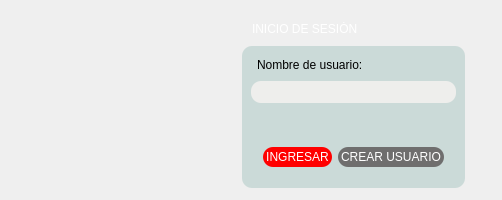
             <widget class="QWidget" name="logInPage">
              <property name="styleSheet">
               <string notr="true"/>
              </property>
              <layout class="QHBoxLayout" name="horizontalLayout_24">
               <item>
                <widget class="QWidget" name="widget_5" native="true">
                 <property name="autoFillBackground">
                  <bool>false</bool>
                 </property>
                 <layout class="QHBoxLayout" name="horizontalLayout_25">
                  <property name="spacing">
                   <number>0</number>
                  </property>
                  <property name="leftMargin">
                   <number>0</number>
                  </property>
                  <property name="topMargin">
                   <number>0</number>
                  </property>
                  <property name="rightMargin">
                   <number>0</number>
                  </property>
                  <property name="bottomMargin">
                   <number>0</number>
                  </property>
                  <item>
                   <widget class="QWidget" name="widget_12" native="true">
                    <property name="minimumSize">
                     <size>
                      <width>230</width>
                      <height>0</height>
                     </size>
                    </property>
                    <property name="maximumSize">
                     <size>
                      <width>16777215</width>
                      <height>16777215</height>
                     </size>
                    </property>
                    <property name="autoFillBackground">
                     <bool>false</bool>
                    </property>
                    <property name="styleSheet">
                     <string notr="true">background-color: transparent;</string>
                    </property>
                    <layout class="QHBoxLayout" name="horizontalLayout_27">
                     <property name="spacing">
                      <number>0</number>
                     </property>
                     <property name="leftMargin">
                      <number>0</number>
                     </property>
                     <property name="topMargin">
                      <number>0</number>
                     </property>
                     <property name="rightMargin">
                      <number>0</number>
                     </property>
                     <property name="bottomMargin">
                      <number>0</number>
                     </property>
                     <item alignment="Qt::AlignLeft|Qt::AlignTop">
                      <widget class="QLabel" name="label_19">
                       <property name="autoFillBackground">
                        <bool>false</bool>
                       </property>
                       <property name="text">
                        <string/>
                       </property>
                       <property name="pixmap">
                        <pixmap resource="resources.qrc">:/icons/icons/Univalle.svg</pixmap>
                       </property>
                       <property name="scaledContents">
                        <bool>false</bool>
                       </property>
                      </widget>
                     </item>
                    </layout>
                   </widget>
                  </item>
                  <item>
                   <widget class="QWidget" name="widget_8" native="true">
                    <property name="sizePolicy">
                     <sizepolicy hsizetype="Preferred" vsizetype="Expanding">
                      <horstretch>0</horstretch>
                      <verstretch>0</verstretch>
                     </sizepolicy>
                    </property>
                    <property name="autoFillBackground">
                     <bool>false</bool>
                    </property>
                    <property name="styleSheet">
                     <string notr="true">background-color: transparent;</string>
                    </property>
                    <layout class="QVBoxLayout" name="verticalLayout_19">
                     <property name="spacing">
                      <number>0</number>
                     </property>
                     <property name="leftMargin">
                      <number>0</number>
                     </property>
                     <property name="topMargin">
                      <number>0</number>
                     </property>
                     <property name="rightMargin">
                      <number>0</number>
                     </property>
                     <property name="bottomMargin">
                      <number>0</number>
                     </property>
                     <item alignment="Qt::AlignHCenter|Qt::AlignVCenter">
                      <widget class="QFrame" name="frame_7">
                       <property name="styleSheet">
                        <string notr="true"/>
                       </property>
                       <property name="frameShape">
                        <enum>QFrame::StyledPanel</enum>
                       </property>
                       <property name="frameShadow">
                        <enum>QFrame::Raised</enum>
                       </property>
                       <layout class="QVBoxLayout" name="verticalLayout_45">
                        <property name="spacing">
                         <number>0</number>
                        </property>
                        <property name="leftMargin">
                         <number>0</number>
                        </property>
                        <property name="topMargin">
                         <number>0</number>
                        </property>
                        <property name="rightMargin">
                         <number>0</number>
                        </property>
                        <property name="bottomMargin">
                         <number>0</number>
                        </property>
                        <item alignment="Qt::AlignLeft">
                         <widget class="QFrame" name="frame_24">
                          <property name="frameShape">
                           <enum>QFrame::StyledPanel</enum>
                          </property>
                          <property name="frameShadow">
                           <enum>QFrame::Raised</enum>
                          </property>
                          <layout class="QVBoxLayout" name="verticalLayout_44">
                           <item alignment="Qt::AlignLeft">
                            <widget class="QLabel" name="label_8">
                             <property name="enabled">
                              <bool>true</bool>
                             </property>
                             <property name="styleSheet">
                              <string notr="true">color: rgb(255, 255, 255);</string>
                             </property>
                             <property name="text">
                              <string>INICIO DE SESIÓN</string>
                             </property>
                            </widget>
                           </item>
                          </layout>
                         </widget>
                        </item>
                        <item>
                         <widget class="QWidget" name="widget_25" native="true">
                          <property name="sizePolicy">
                           <sizepolicy hsizetype="Preferred" vsizetype="Expanding">
                            <horstretch>0</horstretch>
                            <verstretch>0</verstretch>
                           </sizepolicy>
                          </property>
                          <property name="maximumSize">
                           <size>
                            <width>16777215</width>
                            <height>16777215</height>
                           </size>
                          </property>
                          <property name="styleSheet">
                           <string notr="true">background-color: rgb(203, 218, 216);
padding: 3px 3px;
border-radius: 10px;</string>
                          </property>
                          <layout class="QVBoxLayout" name="verticalLayout_36">
                           <item>
                            <widget class="QLabel" name="label_4">
                             <property name="styleSheet">
                              <string notr="true">color: rgb(0, 0, 0);</string>
                             </property>
                             <property name="text">
                              <string>Nombre de usuario:</string>
                             </property>
                            </widget>
                           </item>
                           <item>
                            <widget class="QLineEdit" name="user_name_login">
                             <property name="styleSheet">
                              <string notr="true">background-color: rgb(238, 238, 236);</string>
                             </property>
                            </widget>
                           </item>
                           <item>
                            <widget class="QLabel" name="error_label">
                             <property name="styleSheet">
                              <string notr="true">color: rgb(255, 0, 0);</string>
                             </property>
                             <property name="text">
                              <string/>
                             </property>
                            </widget>
                           </item>
                           <item>
                            <widget class="QFrame" name="frame_25">
                             <property name="frameShape">
                              <enum>QFrame::StyledPanel</enum>
                             </property>
                             <property name="frameShadow">
                              <enum>QFrame::Raised</enum>
                             </property>
                             <layout class="QHBoxLayout" name="horizontalLayout_15">
                              <item>
                               <widget class="QPushButton" name="ingresarBtn">
                                <property name="cursor">
                                 <cursorShape>PointingHandCursor</cursorShape>
                                </property>
                                <property name="styleSheet">
                                 <string notr="true">color: rgb(255, 255, 255);
background-color: rgb(255, 0, 0);</string>
                                </property>
                                <property name="text">
                                 <string>INGRESAR</string>
                                </property>
                               </widget>
                              </item>
                              <item>
                               <widget class="QPushButton" name="crearUsuarioBtn">
                                <property name="cursor">
                                 <cursorShape>PointingHandCursor</cursorShape>
                                </property>
                                <property name="styleSheet">
                                 <string notr="true">color: rgb(255, 255, 255);
background-color: rgb(111, 110, 110);</string>
                                </property>
                                <property name="text">
                                 <string>CREAR USUARIO</string>
                                </property>
                               </widget>
                              </item>
                             </layout>
                            </widget>
                           </item>
                          </layout>
                         </widget>
                        </item>
                       </layout>
                      </widget>
                     </item>
                    </layout>
                   </widget>
                  </item>
                  <item>
                   <widget class="QWidget" name="widget_29" native="true">
                    <property name="minimumSize">
                     <size>
                      <width>0</width>
                      <height>0</height>
                     </size>
                    </property>
                    <property name="maximumSize">
                     <size>
                      <width>16777215</width>
                      <height>16777215</height>
                     </size>
                    </property>
                    <property name="styleSheet">
                     <string notr="true">background-color: transparent;</string>
                    </property>
                    <layout class="QVBoxLayout" name="verticalLayout_13">
                     <item alignment="Qt::AlignRight|Qt::AlignBottom">
                      <widget class="QLabel" name="label_20">
                       <property name="text">
                        <string/>
                       </property>
                       <property name="pixmap">
                        <pixmap resource="resources.qrc">:/icons/icons/PSI.svg</pixmap>
                       </property>
                       <property name="scaledContents">
                        <bool>false</bool>
                       </property>
                      </widget>
                     </item>
                    </layout>
                   </widget>
                  </item>
                 </layout>
                 <zorder>widget_12</zorder>
                 <zorder>widget_29</zorder>
                 <zorder>widget_8</zorder>
                </widget>
               </item>
              </layout>
             </widget>
